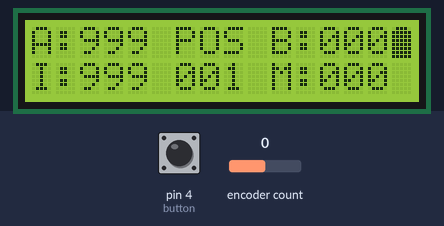
This sketch was run on a simulated Arduino Uno, built with avr-gcc and run on an emulated ATmega328P. Parts: 16×2 character LCD. The inputs (shaded band) are chosen by the test bench; at power-on: encoder count 0, pin 4 (button) HIGH.

Above: at 1.2 s.
1.3 s: encoder count set to 1
At 1.8 s:
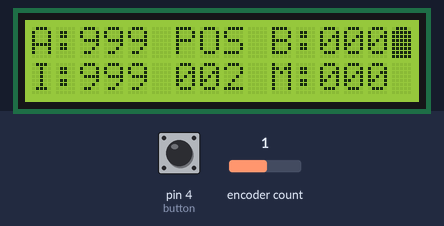
2.8 s: pin 4 (button) pulled LOW for 0.15 s
At 3.7 s:
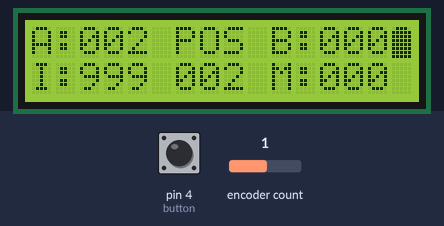
4.9 s: encoder count set to 0
At 5.7 s:
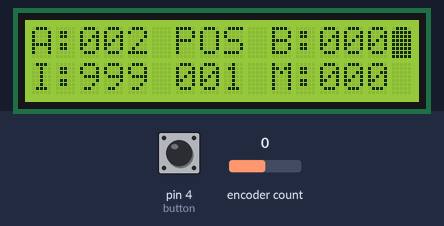
6.4 s: pin 4 (button) pulled LOW for 0.15 s
At 7.8 s:
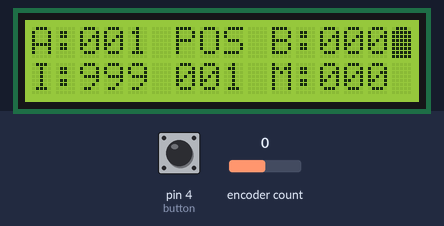
8.5 s: encoder count set to -1
At 9.7 s:
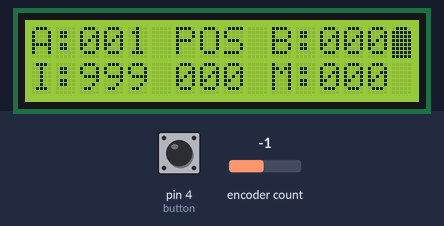
Timing chart, 0 to 11.0 s (numbered marks = the images above; inputs shaded):
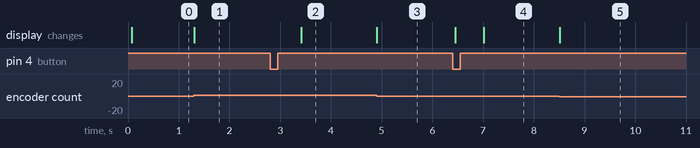

The sketch:

FOCOLOCO_04.ino
```cpp
#include "OneButton.h" //this library allows buttons to call mutiple events: http://www.mathertel.de/Arduino/OneButtonLibrary.aspx
#include <LiquidCrystal.h>
#include <Encoder.h>
#include <SPI.h>
#include "nRF24L01.h"
#include "RF24.h"

const uint64_t pipe = 0xE8E8F0F0E1LL; // Define the transmit pipe
RF24 radio(A0,A1); // Set up nRF24L01 radio on SPI bus plus pins A0 & A1


LiquidCrystal lcd(12, 11, 10, 9, 8, 7);// initialize the library with the numbers of the interface pins
Encoder myEnc(2, 3);
OneButton button(4, true); // Setup a OneButton on pin 4.

int infinity =0 ;
int macro = 999;
int astop = 999;
int bstop = 0;
int reso = 4;
int hardstop = 0;
int dist = 0;
int bat;
char buffer [16];     //used with sprintinf to format text for LCD
int n;                //used with sprintinf to format text for LCD
int m;
long oldPosition  = -999;
long previoushardstop = 0;

byte dead[8] = {
 0b01110,
	0b11011,
	0b10001,
	0b10001,
	0b10001,
	0b10001,
	0b10001,
	0b11111
};
byte low[8] = {
       	0b01110,
	0b11011,
	0b10001,
	0b10001,
	0b10001,
	0b11111,
	0b11111,
	0b11111
};
byte good[8] = {
      0b01110,
	0b11011,
	0b10001,
	0b11111,
	0b11111,
	0b11111,
	0b11111,
	0b11111
};
byte full[8] = {
     0b01110,
	0b11111,
	0b11111,
	0b11111,
	0b11111,
	0b11111,
	0b11111,
	0b11111
};

long readVcc() {
  long result;
  // Read 1.1V reference against AVcc
  ADMUX = _BV(REFS0) | _BV(MUX3) | _BV(MUX2) | _BV(MUX1);
  delay(2); // Wait for Vref to settle
  ADCSRA |= _BV(ADSC); // Convert
  while (bit_is_set(ADCSRA,ADSC));
  result = ADCL;
  result |= ADCH<<8;
  result = (1126400L / result)*1.2; // Back-calculate AVcc in mV
  return result;
}
void setup() {

  // create a new character
  lcd.createChar(0, dead);
  lcd.createChar(1, low);
  lcd.createChar(2, good);
  lcd.createChar(3, full);

  button.attachDoubleClick(infinityFunction); // link the recordFunction to be called on a doubleclick event.
  button.attachClick (macroFunction);    // link the reverseFunction to be called on a click (short click) event.
  button.attachPress (resetFunction);   // link the playbackFunction to be called on a press (long click) event.

  lcd.begin(16, 2);
  lcd.clear();
}

void loop() {

  long newPosition = myEnc.read();

  if (oldPosition < newPosition)  {

    hardstop++;
    oldPosition = newPosition;

  }

  if (oldPosition > newPosition)  {

    hardstop--;
    oldPosition = newPosition;

  }

  hardstop = constrain(hardstop,infinity,macro);

  if (hardstop != previoushardstop) {


    //insert radio send here

    previoushardstop = hardstop;

  }

  button.tick(); //this checks for a button press event

   lcd.setCursor(0, 0);
  m=sprintf (buffer, "A:%03d POS B:%03d",macro,infinity);
  lcd.print(buffer); ///< You will get “000 00 00 00 00″
  lcd.setCursor(0, 1);
  n=sprintf (buffer, "I:%03d %03d M:%03d",astop,hardstop,bstop);
  lcd.print(buffer); ///< You will get “000 00 00 00 00″


  bat = ( readVcc() );

  lcd.setCursor(15,0);

if (bat <4800) {
  lcd.write(byte(0));
  }
if ((bat>= 4801) && (bat <=5000))   {
  lcd.write(byte(1));
  }
if ((bat>= 5001) && (bat <=5604))   {
  lcd.write(byte(2));
  }
if (bat >=5605) {
  lcd.write(byte(3));
}

}


void macroFunction(){
  macro = hardstop;
}
void infinityFunction(){
  infinity = hardstop;
}

void resetFunction(){
  macro = 999;
  infinity = 0;
}
```

Measured:
- after the input at 1.3 s, the display: changes at once (image 1)
- after the input at 2.8 s, the display: changes after 0.61 s (image 2)
- after the input at 4.9 s, the display: changes at once (image 3)
- after the input at 6.4 s, the display: first changes after 0.05 s (image 4 shows a later state)
- after the input at 8.5 s, the display: changes at once (image 5)
